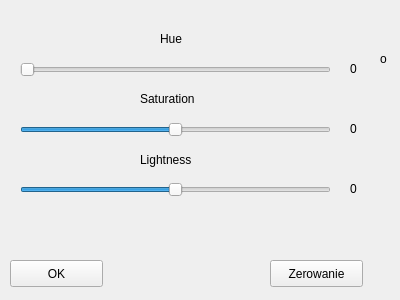
<?xml version="1.0" encoding="UTF-8"?>
<ui version="4.0">
 <class>rgb_na_hsl</class>
 <widget class="QWidget" name="rgb_na_hsl">
  <property name="geometry">
   <rect>
    <x>0</x>
    <y>0</y>
    <width>400</width>
    <height>300</height>
   </rect>
  </property>
  <property name="windowTitle">
   <string>Form</string>
  </property>
  <widget class="QSlider" name="horizontalSlider">
   <property name="geometry">
    <rect>
     <x>20</x>
     <y>60</y>
     <width>311</width>
     <height>20</height>
    </rect>
   </property>
   <property name="toolTip">
    <string>odcień, barwa o wartościach z przedziału od 0 do 360 stopni.</string>
   </property>
   <property name="whatsThis">
    <string>odcień, barwa o wartościach z przedziału od 0 do 360 stopni.</string>
   </property>
   <property name="maximum">
    <number>360</number>
   </property>
   <property name="orientation">
    <enum>Qt::Horizontal</enum>
   </property>
  </widget>
  <widget class="QSlider" name="horizontalSlider_2">
   <property name="geometry">
    <rect>
     <x>20</x>
     <y>120</y>
     <width>311</width>
     <height>20</height>
    </rect>
   </property>
   <property name="toolTip">
    <string>nasycenie koloru.</string>
   </property>
   <property name="minimum">
    <number>-100</number>
   </property>
   <property name="maximum">
    <number>100</number>
   </property>
   <property name="orientation">
    <enum>Qt::Horizontal</enum>
   </property>
  </widget>
  <widget class="QSlider" name="horizontalSlider_3">
   <property name="geometry">
    <rect>
     <x>20</x>
     <y>180</y>
     <width>311</width>
     <height>20</height>
    </rect>
   </property>
   <property name="toolTip">
    <string>średnie światło białe.</string>
   </property>
   <property name="minimum">
    <number>-100</number>
   </property>
   <property name="maximum">
    <number>100</number>
   </property>
   <property name="value">
    <number>0</number>
   </property>
   <property name="orientation">
    <enum>Qt::Horizontal</enum>
   </property>
  </widget>
  <widget class="QLabel" name="label_h">
   <property name="geometry">
    <rect>
     <x>160</x>
     <y>30</y>
     <width>41</width>
     <height>17</height>
    </rect>
   </property>
   <property name="toolTip">
    <string>odcień, barwa o wartościach z przedziału od 0 do 360 stopni.</string>
   </property>
   <property name="whatsThis">
    <string>odcień, barwa o wartościach z przedziału od 0 do 360 stopni.</string>
   </property>
   <property name="text">
    <string>Hue</string>
   </property>
  </widget>
  <widget class="QLabel" name="label_s">
   <property name="geometry">
    <rect>
     <x>140</x>
     <y>90</y>
     <width>101</width>
     <height>17</height>
    </rect>
   </property>
   <property name="toolTip">
    <string>nasycenie koloru.</string>
   </property>
   <property name="text">
    <string>Saturation</string>
   </property>
  </widget>
  <widget class="QLabel" name="label_l">
   <property name="geometry">
    <rect>
     <x>140</x>
     <y>150</y>
     <width>121</width>
     <height>20</height>
    </rect>
   </property>
   <property name="toolTip">
    <string>średnie światło białe.</string>
   </property>
   <property name="text">
    <string>Lightness</string>
   </property>
  </widget>
  <widget class="QLabel" name="label_4">
   <property name="geometry">
    <rect>
     <x>350</x>
     <y>60</y>
     <width>31</width>
     <height>17</height>
    </rect>
   </property>
   <property name="text">
    <string>0</string>
   </property>
  </widget>
  <widget class="QLabel" name="label_5">
   <property name="geometry">
    <rect>
     <x>350</x>
     <y>120</y>
     <width>31</width>
     <height>17</height>
    </rect>
   </property>
   <property name="text">
    <string>0</string>
   </property>
  </widget>
  <widget class="QLabel" name="label_6">
   <property name="geometry">
    <rect>
     <x>350</x>
     <y>180</y>
     <width>31</width>
     <height>17</height>
    </rect>
   </property>
   <property name="text">
    <string>0</string>
   </property>
  </widget>
  <widget class="QPushButton" name="anuluj">
   <property name="geometry">
    <rect>
     <x>270</x>
     <y>260</y>
     <width>93</width>
     <height>27</height>
    </rect>
   </property>
   <property name="toolTip">
    <string>zerowanie suwaków.</string>
   </property>
   <property name="text">
    <string>Zerowanie</string>
   </property>
  </widget>
  <widget class="QPushButton" name="ok">
   <property name="geometry">
    <rect>
     <x>10</x>
     <y>260</y>
     <width>93</width>
     <height>27</height>
    </rect>
   </property>
   <property name="text">
    <string>OK</string>
   </property>
  </widget>
  <widget class="QLabel" name="label">
   <property name="geometry">
    <rect>
     <x>380</x>
     <y>50</y>
     <width>62</width>
     <height>17</height>
    </rect>
   </property>
   <property name="text">
    <string>o</string>
   </property>
  </widget>
 </widget>
 <resources/>
 <connections/>
</ui>
